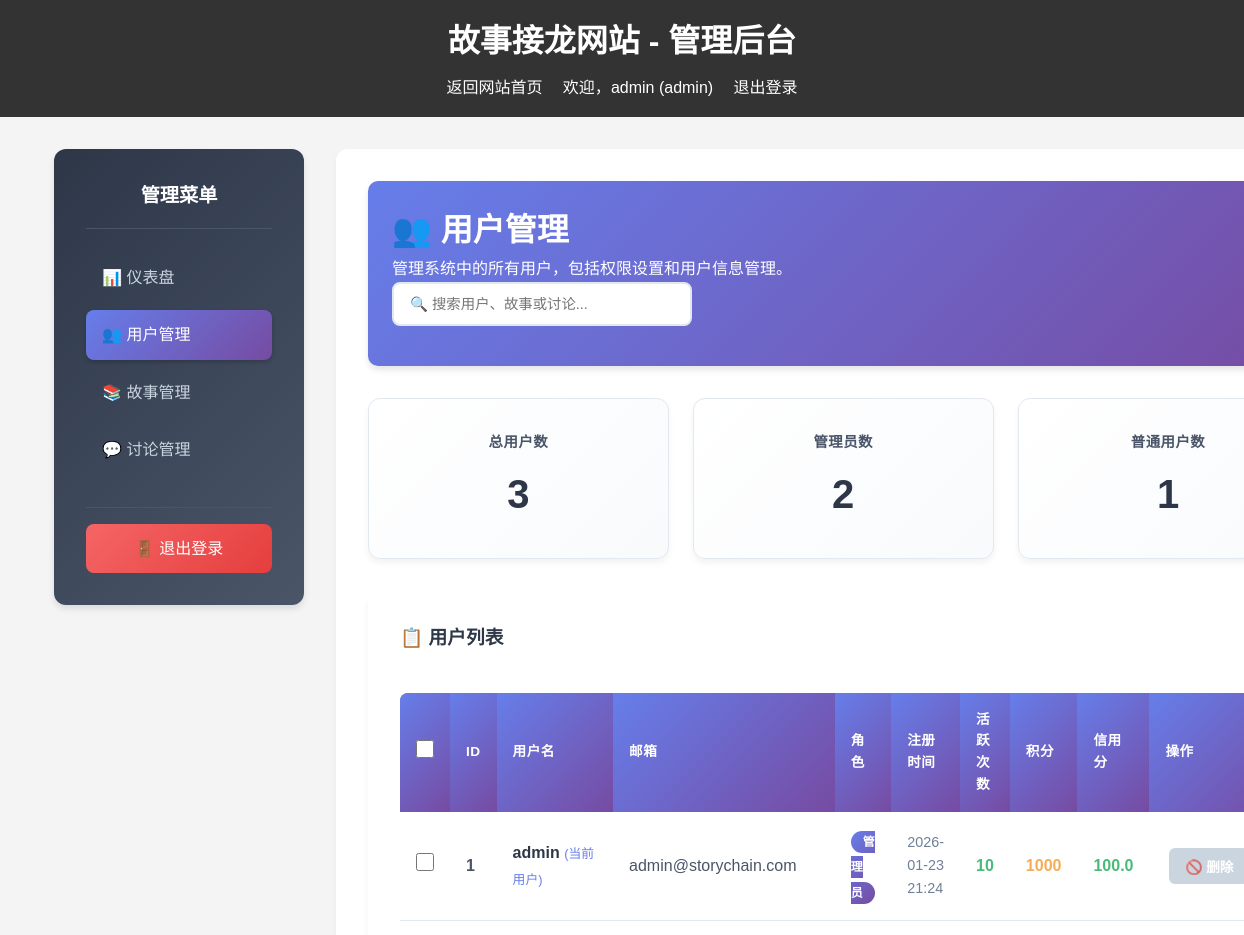
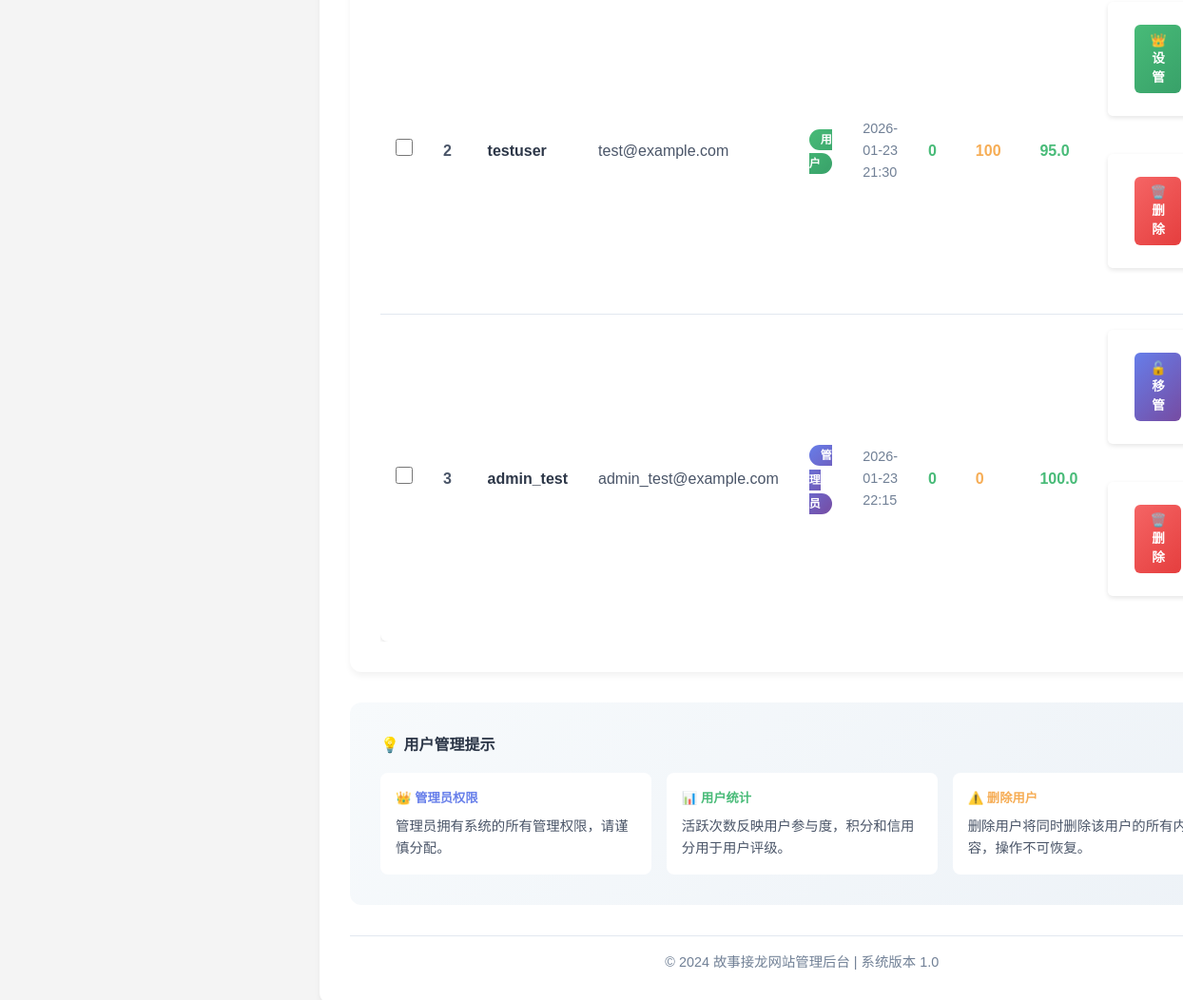
The app's page /admin/users (signed in), older data (2 pictures, top to bottom).
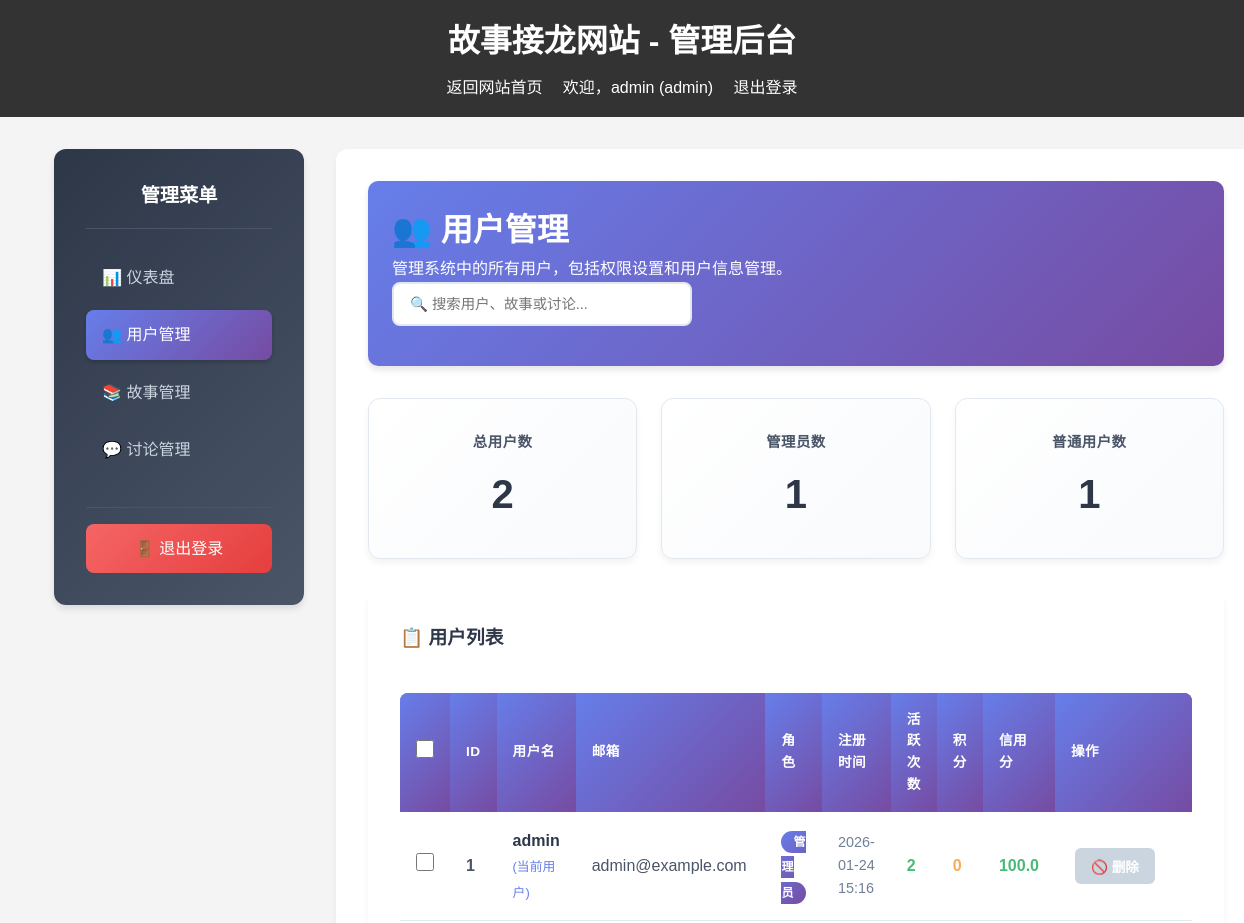
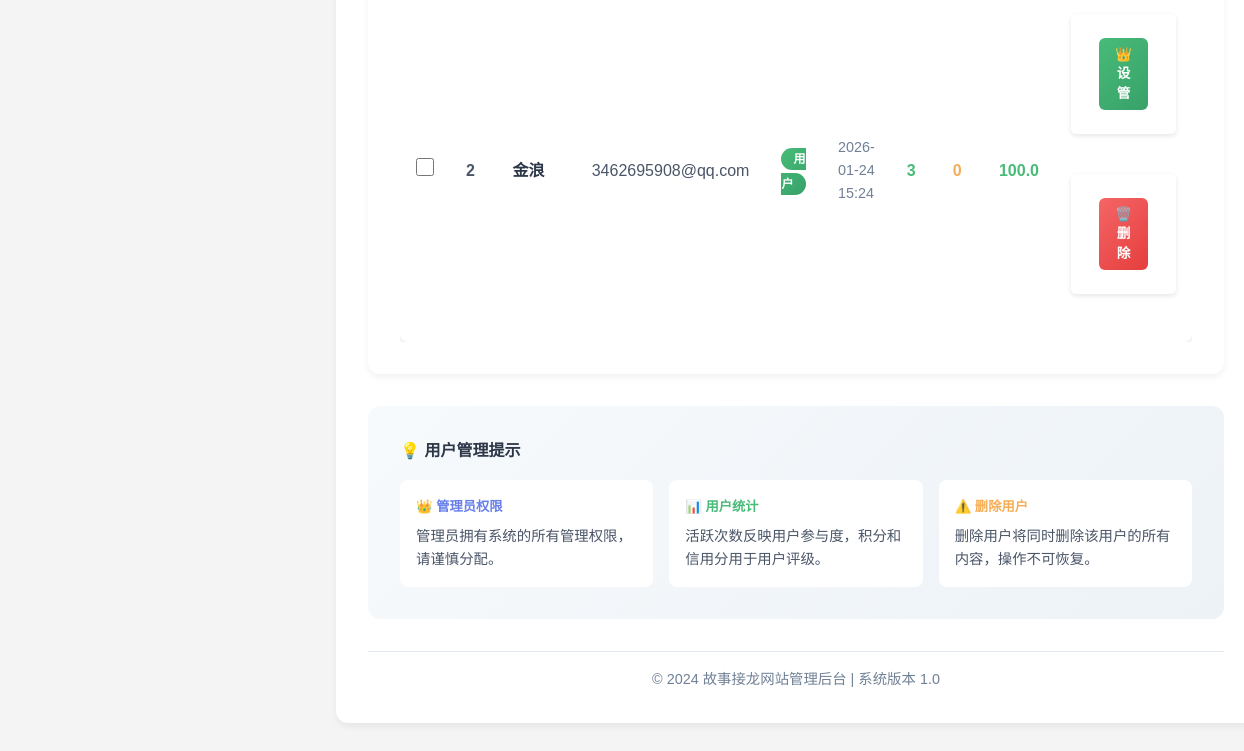
The same page, newer data (2 pictures, top to bottom).
### database.py (models this page shows)
class UserDB(Base):
    __tablename__ = "users"
    id = Column(Integer, primary_key=True, index=True)
    username = Column(String(50), unique=True, index=True, nullable=False)
    email = Column(String(100), unique=True, index=True, nullable=False)
    password_hash = Column(String(255), nullable=False)
    role = Column(String(20), default="user")
    registered_at = Column(DateTime, default=datetime.now)
    active_count = Column(Integer, default=0)
    points = Column(Integer, default=0)
    credit = Column(Float, default=100.0)
    stories = relationship("StoryDB", back_populates="author")
    chapters = relationship("StoryChapterDB", back_populates="author")
    chapter_comments = relationship("ChapterCommentDB", back_populates="author")
    discussions = relationship("DiscussionDB", back_populates="author")
    discussion_comments = relationship("DiscussionCommentDB", back_populates="author")

### routers/admin.py (the view)
@router.get("/admin/users", response_class=HTMLResponse)
async def admin_users(
    request: Request,
    db: Session = Depends(get_db),
    current_user: UserDB = Depends(require_admin)
):
    if not current_user:
        return RedirectResponse(url="/login", status_code=303)
    users = get_all_users(db)
    return templates.TemplateResponse(
        "admin_users.html",
        {
            "request": request,
            "current_user": current_user,
            "users": users
        }
    )

### templates/admin_users.html (shortened to what this page needs)
{% extends "admin_base.html" %}
{% block content %}
    <div class="admin-header">
        <h2>👥 用户管理</h2>
        <p>管理系统中的所有用户，包括权限设置和用户信息管理。</p>
    </div>
    <div class="admin-stats" style="margin-bottom: 2rem;">
        <div class="stat-card">
            <h4>总用户数</h4>
            <div class="stat-number">{{ users|length }}</div>
        </div>
        <div class="stat-card">
            <h4>管理员数</h4>
            <div class="stat-number">{{ users|selectattr("role", "equalto", "admin")|list|length }}</div>
        </div>
        <div class="stat-card">
            <h4>普通用户数</h4>
            <div class="stat-number">{{ users|selectattr("role", "equalto", "user")|list|length }}</div>
        </div>
    </div>
    {% if users %}
        <div style="background: white; padding: 2rem; border-radius: 12px; box-shadow: 0 4px 6px rgba(0, 0, 0, 0.05); margin-bottom: 2rem;">
            <h3 style="margin-bottom: 1.5rem; color: #2d3748;">📋 用户列表</h3>
            <div style="overflow-x: auto;">
                <table class="admin-table">
                    <thead>
                        <tr>
                            <th>ID</th>
                            <th>用户名</th>
                            <th>邮箱</th>
                            <th>角色</th>
                            <th>注册时间</th>
                            <th>活跃次数</th>
                            <th>积分</th>
                            <th>信用分</th>
                            <th>操作</th>
                        </tr>
                    </thead>
                    <tbody>
                        {% for user in users %}
                        <tr>
                            <td><strong>{{ user.id }}</strong></td>
                            <td>
                                <strong style="color: #2d3748;">{{ user.username }}</strong>
                                {% if user.username == current_user.username %}
                                    <span style="color: #667eea; font-size: 0.8rem;">(当前用户)</span>
                                {% endif %}
                            </td>
                            <td style="color: #4a5568;">{{ user.email }}</td>
                            <td>
                                <span class="role-badge role-{{ user.role }}">
                                    {{ "管理员" if user.role == "admin" else "用户" }}
                                </span>
                            </td>
                            <td style="color: #718096; font-size: 0.9rem;">
                                {{ user.registered_at.strftime('%Y-%m-%d %H:%M') }}
                            </td>
                            <td>
                                <span style="color: #48bb78; font-weight: 600;">{{ user.active_count }}</span>
                            </td>
                            <td>
                                <span style="color: #f6ad55; font-weight: 600;">{{ user.points }}</span>
                            </td>
                            <td>
                                <span style="color: {% if user.credit >= 80 %}#48bb78{% elif user.credit >= 60 %}#f6ad55{% else %}#f56565{% endif %}; font-weight: 600;">
                                    {{ "%.1f"|format(user.credit) }}
                                </span>
                            </td>
                            <td>
                                <div style="display: flex; gap: 0.5rem; flex-wrap: wrap;">
                                    {% if user.role == "user" %}
                                        <form action="/admin/make_admin/{{ user.id }}" method="post" style="display: inline;">
                                            <button type="submit" class="btn-admin btn-admin-success"
                                                    onclick="return confirm('确定要将 {{ user.username }} 设置为管理员吗？')"
                                                    title="设置为管理员">
                                                👑 设管
                                            </button>
                                        </form>
                                    {% else %}
                                        {% if user.username != current_user.username %}
                                            <form action="/admin/remove_admin/{{ user.id }}" method="post" style="display: inline;">
                                                <button type="submit" class="btn-admin btn-admin-primary"
                                                        onclick="return confirm('确定要移除 {{ user.username }} 的管理员权限吗？')"
                                                        title="移除管理员权限">
                                                    🔓 移管
                                                </button>
                                            </form>
                                        {% endif %}
                                    {% endif %}
                                    {% if user.username != current_user.username %}
                                        <form action="/admin/delete/user/{{ user.id }}" method="post" style="display: inline;">
                                            <button type="submit" class="btn-admin btn-admin-danger"
                                                    onclick="return confirm('确定要删除用户 {{ user.username }} 吗？此操作不可恢复！')"
                                                    title="删除用户">
                                                🗑️ 删除
                                            </button>
                                        </form>
                                    {% else %}
                                        <button class="btn-admin" disabled title="不能删除当前用户" style="background: #cbd5e0; color: white;">
                                            🚫 删除
                                        </button>
                                    {% endif %}
                                </div>
                            </td>
                        </tr>
                        {% endfor %}
                    </tbody>
                </table>
            </div>
        </div>
    {% else %}
        <div style="background: white; padding: 3rem; border-radius: 12px; box-shadow: 0 4px 6px rgba(0, 0, 0, 0.05); text-align: center;">
            <div style="font-size: 4rem; margin-bottom: 1rem;">👥</div>
            <h3 style="color: #4a5568; margin-bottom: 1rem;">暂无用户</h3>
            <p style="color: #718096;">系统中还没有任何用户注册。</p>
        </div>
    {% endif %}
    <div style="background: linear-gradient(135deg, #f7fafc 0%, #edf2f7 100%); padding: 2rem; border-radius: 12px; margin-top: 2rem;">
        <h4 style="color: #2d3748; margin-bottom: 1rem;">💡 用户管理提示</h4>
        <div style="display: grid; grid-template-columns: repeat(auto-fit, minmax(250px, 1fr)); gap: 1rem;">
            <div style="background: white; padding: 1rem; border-radius: 8px;">
                <h5 style="color: #667eea; margin-bottom: 0.5rem;">👑 管理员权限</h5>
                <p style="color: #4a5568; font-size: 0.9rem;">管理员拥有系统的所有管理权限，请谨慎分配。</p>
            </div>
            <div style="background: white; padding: 1rem; border-radius: 8px;">
                <h5 style="color: #48bb78; margin-bottom: 0.5rem;">📊 用户统计</h5>
                <p style="color: #4a5568; font-size: 0.9rem;">活跃次数反映用户参与度，积分和信用分用于用户评级。</p>
            </div>
            <div style="background: white; padding: 1rem; border-radius: 8px;">
                <h5 style="color: #f6ad55; margin-bottom: 0.5rem;">⚠️ 删除用户</h5>
                <p style="color: #4a5568; font-size: 0.9rem;">删除用户将同时删除该用户的所有内容，操作不可恢复。</p>
            </div>
        </div>
    </div>
{% endblock %}

### templates/admin_base.html (shortened to what this page needs)
<!DOCTYPE html>
<html lang="zh-CN">
<head>
    <link rel="stylesheet" href="{{ url_for('static', path='/css/styles.css') }}">
</head>
<body>
    <header>
        <h1>故事接龙网站 - 管理后台</h1>
        <nav>
            <a href="/">返回网站首页</a>
            {% if current_user %}
                <span>欢迎，{{ current_user.username }} ({{ current_user.role }})</span>
                <a href="/logout">退出登录</a>
            {% endif %}
        </nav>
    </header>
    <div class="admin-container">
        <aside class="admin-sidebar">
            <h3>管理菜单</h3>
            <ul>
                <li><a href="/admin" class="{% if request.url.path == '/admin' %}active{% endif %}">📊 仪表盘</a></li>
                <li><a href="/admin/users" class="{% if request.url.path == '/admin/users' %}active{% endif %}">👥 用户管理</a></li>
                <li><a href="/admin/stories" class="{% if request.url.path == '/admin/stories' %}active{% endif %}">📚 故事管理</a></li>
                <li><a href="/admin/discussions" class="{% if request.url.path == '/admin/discussions' %}active{% endif %}">💬 讨论管理</a></li>
            </ul>
            <div class="admin-logout">
                <a href="/logout">🚪 退出登录</a>
            </div>
        </aside>
        <main class="admin-main">
            {% block content %}{% endblock %}
            <div class="admin-footer">
                <p>&copy; 2024 故事接龙网站管理后台 | 系统版本 1.0</p>
            </div>
        </main>
    </div>
</body>
</html>

### static/css/styles.css (style rules this page uses)
* { margin: 0; padding: 0; box-sizing: border-box; }
body { font-family: Arial, sans-serif; line-height: 1.6; color: #333; background-color: #f4f4f4; }
header { background-color: #333; color: #fff; padding: 1rem; text-align: center; }
header h1 { margin-bottom: 0.5rem; }
nav a { color: #fff; text-decoration: none; margin: 0 1rem; }
main { max-width: 1200px; margin: 0 auto; padding: 2rem; }
form { background-color: #fff; padding: 1.5rem; border-radius: 5px; box-shadow: 0 2px 5px rgba(0, 0, 0, 0.1); margin-bottom: 2rem; }
form button { background-color: #333; color: #fff; padding: 0.5rem 1rem; border: none; border-radius: 3px; cursor: pointer; }
.admin-header { background: linear-gradient(135deg, #667eea 0%, #764ba2 100%); color: white; padding: 1.5rem; margin-bottom: 2rem; border-radius: 10px; box-shadow: 0 4px 6px rgba(0, 0, 0, 0.1); }
.admin-header h2 { margin: 0; font-size: 2rem; font-weight: 600; }
.admin-stats { display: grid; grid-template-columns: repeat(auto-fit, minmax(200px, 1fr)); gap: 1.5rem; margin-bottom: 3rem; }
.stat-card { background: linear-gradient(135deg, #fff 0%, #f8fafc 100%); padding: 2rem; border-radius: 12px; box-shadow: 0 4px 6px rgba(0, 0, 0, 0.05); text-align: center; transition: transform 0.3s ease, box-shadow 0.3s ease; border: 1px solid #e2e8f0; }
.stat-card h4 { color: #4a5568; font-size: 0.9rem; font-weight: 600; text-transform: uppercase; letter-spacing: 0.5px; margin-bottom: 0.5rem; }
.stat-number { font-size: 2.5rem; font-weight: 700; color: #2d3748; margin: 0; }
.admin-table { width: 100%; background-color: white; border-radius: 8px; overflow: hidden; box-shadow: 0 2px 4px rgba(0, 0, 0, 0.1); border-collapse: separate; border-spacing: 0; }
.admin-table th { background: linear-gradient(135deg, #667eea 0%, #764ba2 100%); color: white; padding: 1rem; text-align: left; font-weight: 600; text-transform: uppercase; font-size: 0.85rem; letter-spacing: 0.5px; }
.admin-table td { padding: 1rem; border-bottom: 1px solid #e2e8f0; color: #4a5568; }
.admin-table tr:last-child td { border-bottom: none; }
.btn-admin { padding: 0.5rem 1rem; border: none; border-radius: 6px; font-size: 0.85rem; font-weight: 600; cursor: pointer; transition: all 0.3s ease; text-decoration: none; display: inline-block; margin: 0 0.25rem; }
.btn-admin-danger { background: linear-gradient(135deg, #f56565 0%, #e53e3e 100%); color: white; }
.btn-admin-success { background: linear-gradient(135deg, #48bb78 0%, #38a169 100%); color: white; }
.role-badge { padding: 0.25rem 0.75rem; border-radius: 20px; font-size: 0.75rem; font-weight: 600; text-transform: uppercase; letter-spacing: 0.5px; }
.role-admin { background: linear-gradient(135deg, #667eea 0%, #764ba2 100%); color: white; }
.role-user { background: linear-gradient(135deg, #48bb78 0%, #38a169 100%); color: white; }

### templates/admin_base.html (style rules this page uses)
.admin-container { display: grid; grid-template-columns: 250px 1fr; gap: 2rem; max-width: 1200px; margin: 0 auto; padding: 2rem; }
.admin-sidebar { background: linear-gradient(135deg, #2d3748 0%, #4a5568 100%); padding: 2rem; border-radius: 12px; box-shadow: 0 4px 6px rgba(0, 0, 0, 0.1); height: fit-content; color: white; }
.admin-sidebar h3 { margin-bottom: 1.5rem; color: white; font-size: 1.2rem; font-weight: 600; text-align: center; padding-bottom: 1rem; border-bottom: 1px solid #4a5568; }
.admin-sidebar ul { list-style: none; padding: 0; margin: 0; }
.admin-sidebar li { margin-bottom: 0.5rem; }
.admin-sidebar a { color: #cbd5e0; text-decoration: none; padding: 0.75rem 1rem; border-radius: 8px; display: block; transition: all 0.3s ease; font-weight: 500; }
.admin-sidebar a.active { background: linear-gradient(135deg, #667eea 0%, #764ba2 100%); color: white; box-shadow: 0 2px 4px rgba(0, 0, 0, 0.2); }
.admin-main { background-color: white; padding: 2rem; border-radius: 12px; box-shadow: 0 4px 6px rgba(0, 0, 0, 0.05); }
.admin-footer { margin-top: 2rem; padding-top: 1rem; border-top: 1px solid #e2e8f0; text-align: center; color: #718096; font-size: 0.9rem; }
.admin-logout { margin-top: 2rem; padding-top: 1rem; border-top: 1px solid #4a5568; }
.admin-logout a { background: linear-gradient(135deg, #f56565 0%, #e53e3e 100%); color: white; text-align: center; }

Row changes from the older to the newer data that the page shows:
removed UserDB: id "3", username "admin_test", email "admin_test@example.com", role "管理员", registered_at "2026-01-23 22:15", active_count "0", points "0", credit "100.0"
changed UserDB "admin": email "admin@storychain.com" → "admin@example.com"; registered_at "2026-01-23 21:24" → "2026-01-24 15:16"; active_count "10" → "2"; points "1000" → "0"
changed UserDB "用户": username "testuser" → "金浪"; email "test@example.com" → "3462695908@qq.com"; registered_at "2026-01-23 21:30" → "2026-01-24 15:24"; active_count "0" → "3"; points "100" → "0"; credit "95.0" → "100.0"
Text that changed along with them:
{{ users|length }}: "3" → "2"
{{ users|selectattr("role", "equalto", "admin")|list|length }}: "2" → "1"
